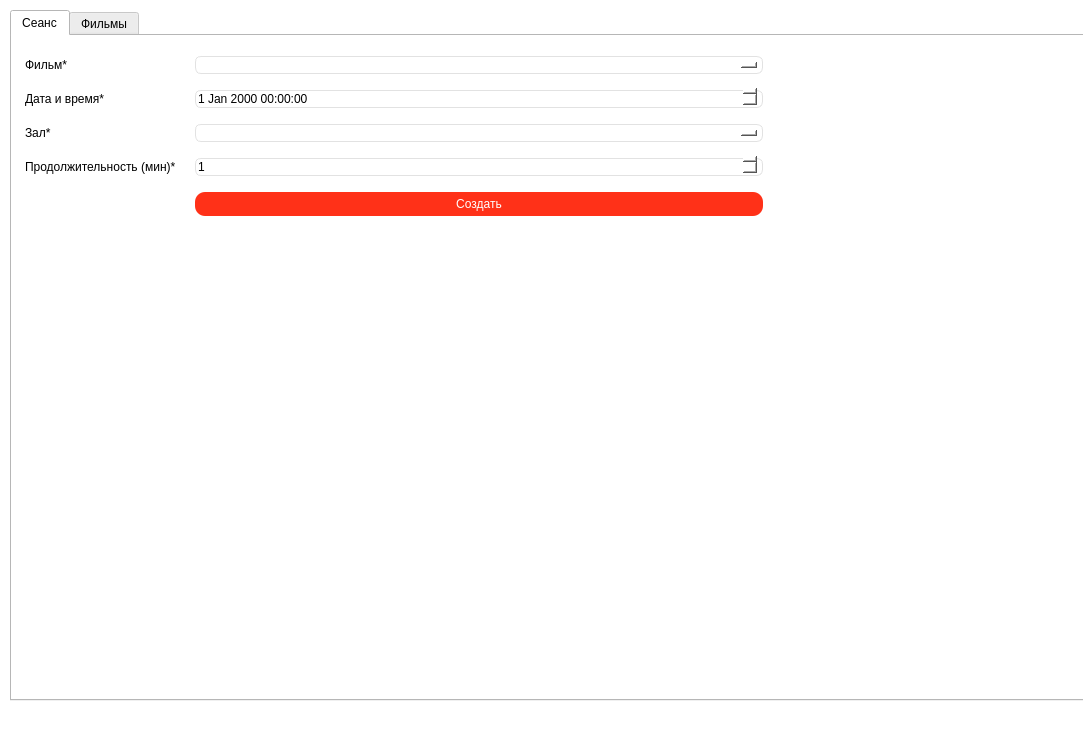
<?xml version="1.0" encoding="UTF-8"?>
<ui version="4.0">
 <class>MainWindow</class>
 <widget class="QMainWindow" name="MainWindow">
  <property name="geometry">
   <rect>
    <x>0</x>
    <y>0</y>
    <width>1083</width>
    <height>733</height>
   </rect>
  </property>
  <property name="minimumSize">
   <size>
    <width>1083</width>
    <height>733</height>
   </size>
  </property>
  <property name="windowTitle">
   <string>Создать сеанс</string>
  </property>
  <property name="styleSheet">
   <string notr="true">font: 9pt &quot;Arial&quot;;
margin: 5;
background-color: white;</string>
  </property>
  <widget class="QWidget" name="centralwidget">
   <widget class="QTabWidget" name="tabWidget">
    <property name="geometry">
     <rect>
      <x>10</x>
      <y>10</y>
      <width>1161</width>
      <height>691</height>
     </rect>
    </property>
    <property name="maximumSize">
     <size>
      <width>1161</width>
      <height>691</height>
     </size>
    </property>
    <property name="currentIndex">
     <number>0</number>
    </property>
    <widget class="QWidget" name="tab">
     <attribute name="title">
      <string>Сеанс</string>
     </attribute>
     <widget class="QWidget" name="formLayoutWidget">
      <property name="geometry">
       <rect>
        <x>0</x>
        <y>10</y>
        <width>751</width>
        <height>221</height>
       </rect>
      </property>
      <layout class="QFormLayout" name="formLayout">
       <item row="0" column="0">
        <widget class="QLabel" name="label">
         <property name="text">
          <string>Фильм*</string>
         </property>
        </widget>
       </item>
       <item row="0" column="1">
        <widget class="QComboBox" name="films">
         <property name="styleSheet">
          <string notr="true">border-radius: 6px;
border: 1px solid rgb(226, 226, 226)</string>
         </property>
        </widget>
       </item>
       <item row="1" column="0">
        <widget class="QLabel" name="label_2">
         <property name="text">
          <string>Дата и время*</string>
         </property>
        </widget>
       </item>
       <item row="1" column="1">
        <widget class="QDateTimeEdit" name="dateTime_startted">
         <property name="styleSheet">
          <string notr="true">border-radius: 6px;
border: 1px solid rgb(226, 226, 226)</string>
         </property>
        </widget>
       </item>
       <item row="2" column="0">
        <widget class="QLabel" name="label_3">
         <property name="text">
          <string>Зал*</string>
         </property>
        </widget>
       </item>
       <item row="2" column="1">
        <widget class="QComboBox" name="halls">
         <property name="styleSheet">
          <string notr="true">border-radius: 6px;
border: 1px solid rgb(226, 226, 226)</string>
         </property>
        </widget>
       </item>
       <item row="3" column="0">
        <widget class="QLabel" name="label_4">
         <property name="text">
          <string>Продолжительность (мин)*</string>
         </property>
        </widget>
       </item>
       <item row="3" column="1">
        <widget class="QSpinBox" name="duration_session">
         <property name="styleSheet">
          <string notr="true">border-radius: 6px;
border: 1px solid rgb(226, 226, 226)</string>
         </property>
         <property name="minimum">
          <number>1</number>
         </property>
         <property name="maximum">
          <number>500</number>
         </property>
        </widget>
       </item>
       <item row="4" column="1">
        <widget class="QPushButton" name="create_session_btn">
         <property name="styleSheet">
          <string notr="true">QPushButton {
	background-color: #ff3118;
	border-radius: 10px;
	color: white;
	padding: 5px;
}</string>
         </property>
         <property name="text">
          <string>Создать</string>
         </property>
        </widget>
       </item>
      </layout>
     </widget>
    </widget>
    <widget class="QWidget" name="tab_2">
     <property name="accessibleName">
      <string/>
     </property>
     <attribute name="title">
      <string>Фильмы</string>
     </attribute>
     <widget class="QWidget" name="gridLayoutWidget">
      <property name="geometry">
       <rect>
        <x>0</x>
        <y>40</y>
        <width>1061</width>
        <height>611</height>
       </rect>
      </property>
      <layout class="QGridLayout" name="gridLayout_2">
       <item row="2" column="0" rowspan="2">
        <widget class="QListWidget" name="list_of_films">
         <property name="minimumSize">
          <size>
           <width>20</width>
           <height>450</height>
          </size>
         </property>
         <property name="maximumSize">
          <size>
           <width>400</width>
           <height>16777215</height>
          </size>
         </property>
         <property name="styleSheet">
          <string notr="true">border-radius: 6px;
border: 1px solid rgb(226, 226, 226)</string>
         </property>
        </widget>
       </item>
       <item row="0" column="0">
        <widget class="QLabel" name="label_6">
         <property name="maximumSize">
          <size>
           <width>16777215</width>
           <height>26</height>
          </size>
         </property>
         <property name="text">
          <string>Поиск</string>
         </property>
         <property name="indent">
          <number>3</number>
         </property>
        </widget>
       </item>
       <item row="0" column="1" rowspan="4">
        <widget class="Line" name="line_2">
         <property name="orientation">
          <enum>Qt::Vertical</enum>
         </property>
        </widget>
       </item>
       <item row="0" column="2" rowspan="4">
        <layout class="QVBoxLayout" name="verticalLayout_2">
         <item>
          <widget class="QLineEdit" name="film_name">
           <property name="font">
            <font>
             <family>Arial</family>
             <pointsize>15</pointsize>
             <weight>9</weight>
             <italic>false</italic>
             <bold>false</bold>
            </font>
           </property>
           <property name="styleSheet">
            <string notr="true">font: 75 15pt &quot;Arial&quot;;
border-radius: 6px;
border: 1px solid rgb(226, 226, 226)
</string>
           </property>
           <property name="text">
            <string/>
           </property>
          </widget>
         </item>
         <item>
          <widget class="QLabel" name="picture_film">
           <property name="text">
            <string/>
           </property>
          </widget>
         </item>
         <item>
          <widget class="QPushButton" name="load_pic_btn">
           <property name="enabled">
            <bool>false</bool>
           </property>
           <property name="styleSheet">
            <string notr="true">QPushButton {
	background-color:rgb(231, 231, 231);
	border-radius: 10px;
	color: black;
	padding: 5px;
}</string>
           </property>
           <property name="text">
            <string>Загрузить изображение</string>
           </property>
          </widget>
         </item>
         <item>
          <widget class="QPlainTextEdit" name="about_of_film">
           <property name="styleSheet">
            <string notr="true">border-radius: 6px;
border: 1px solid rgb(226, 226, 226)</string>
           </property>
          </widget>
         </item>
         <item>
          <layout class="QHBoxLayout" name="horizontalLayout">
           <item>
            <widget class="QPushButton" name="save_btn">
             <property name="enabled">
              <bool>false</bool>
             </property>
             <property name="styleSheet">
              <string notr="true">QPushButton {
	background-color: #ff3118;
	border-radius: 10px;
	color: white;
	padding: 5px;
}</string>
             </property>
             <property name="text">
              <string>Сохранить</string>
             </property>
            </widget>
           </item>
           <item>
            <widget class="QPushButton" name="delete_btn">
             <property name="enabled">
              <bool>false</bool>
             </property>
             <property name="styleSheet">
              <string notr="true">QPushButton {
	background-color:rgb(231, 231, 231);
	border-radius: 10px;
	color: black;
	padding: 5px;
}</string>
             </property>
             <property name="text">
              <string>Удалить</string>
             </property>
            </widget>
           </item>
          </layout>
         </item>
        </layout>
       </item>
       <item row="1" column="0">
        <widget class="QLineEdit" name="search_line">
         <property name="maximumSize">
          <size>
           <width>400</width>
           <height>16777215</height>
          </size>
         </property>
         <property name="styleSheet">
          <string notr="true">border-radius: 6px;
border: 1px solid rgb(226, 226, 226)</string>
         </property>
        </widget>
       </item>
      </layout>
     </widget>
     <widget class="QPushButton" name="add_film_btn">
      <property name="geometry">
       <rect>
        <x>0</x>
        <y>0</y>
        <width>151</width>
        <height>41</height>
       </rect>
      </property>
      <property name="styleSheet">
       <string notr="true">QPushButton {
	background-color:rgb(231, 231, 231);
	border-radius: 10px;
	color: black;
	padding: 5px;
}</string>
      </property>
      <property name="text">
       <string>Добавить фильм</string>
      </property>
     </widget>
    </widget>
   </widget>
  </widget>
  <widget class="QStatusBar" name="statusbar"/>
 </widget>
 <resources/>
 <connections/>
</ui>
